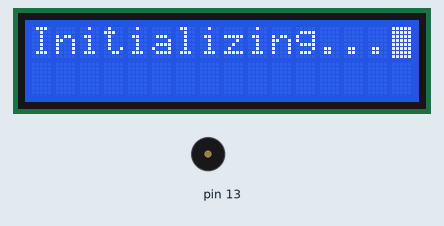
Simulated run of this sketch. Board: Arduino Uno, built with avr-gcc and run on an emulated ATmega328P. Shown: 16×2 character LCD, buzzer (waves = sounding).

Above: at 0.1 s.
At 2.7 s:
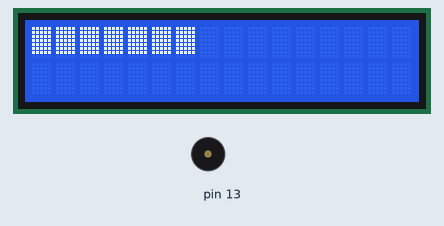
At 4.0 s:
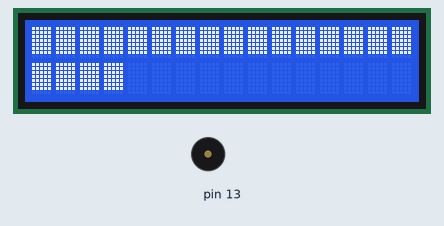
At 5.3 s:
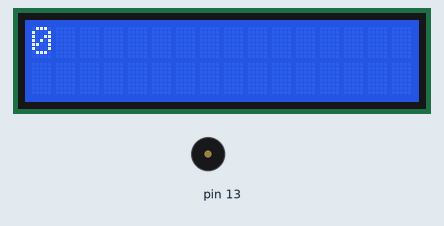
Timing chart, 0 to 40.0 s (numbered marks = the images above):
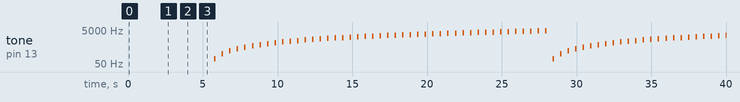

Measured:
- by itself, tone on pin 13: plays 100 Hz for 0.10 s, 200 Hz for 0.10 s, 300 Hz for 0.10 s, 400 Hz for 0.10 s, 500 Hz for 0.10 s, 600 Hz for 0.10 s … (69 notes in this stretch)

The sketch:

CurtainsControlNode.ino
```cpp
/*
*  Curtains Control Node
*  December 2014
*
*  Displays current status on LCD, controls electric motor that opens/closes curtain
*/
#include <LiquidCrystal.h>

LiquidCrystal lcd(12, 11, 5, 4, 3, 2);
byte lcdBlock[8] = {
  B11111,
  B11111,
  B11111,
  B11111,
  B11111,
  B11111,
  B11111
};
int pitch = 0;

void setup() {
  lcd.begin(16, 2);
  lcd.print("Initializing...");
  lcd.blink();
  delay(2000);
  lcd.noBlink();
  lcd.clear();

  lcd.createChar(0, lcdBlock);
  for (int i = 0; i < 2; i++) {
    for (int j = 0; j < 16; j++) {
      lcd.setCursor(j, i);
      lcd.write(byte(0));
      delay(100);
    }
  }

  lcd.clear();
}

void loop() {
  tone(13, pitch, 100);
  lcd.print(pitch);
  delay(500);
  lcd.clear();

  if (pitch >= 4500) {
    pitch = 100;
  } else {
    pitch += 100;
  }
}
```
